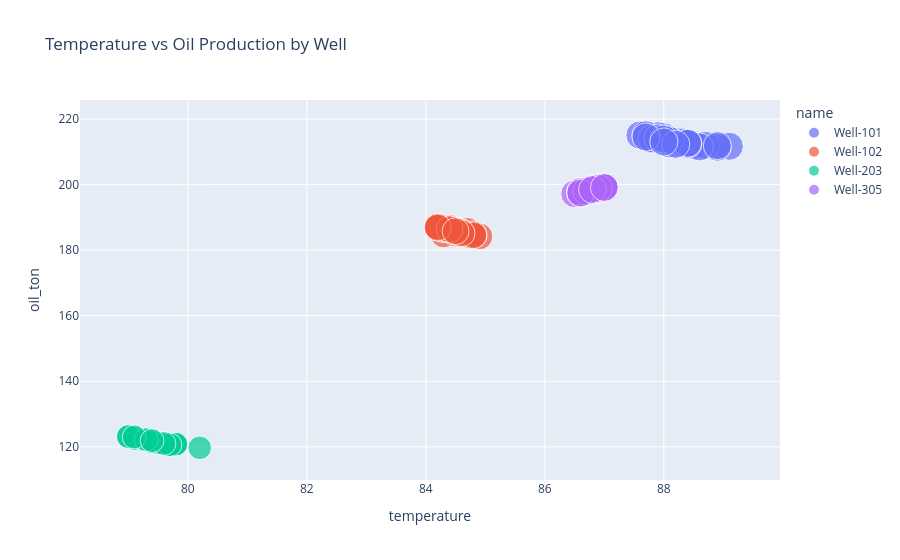

The notebook cell saved with this chart:
### Code cell
# Scatter: temperature vs oil production
fig = px.scatter(prod_with_wells, x='temperature', y='oil_ton', color='name',
                 size='energy_kwh', hover_data=['date'],
                 title='Temperature vs Oil Production by Well')
fig.show()
